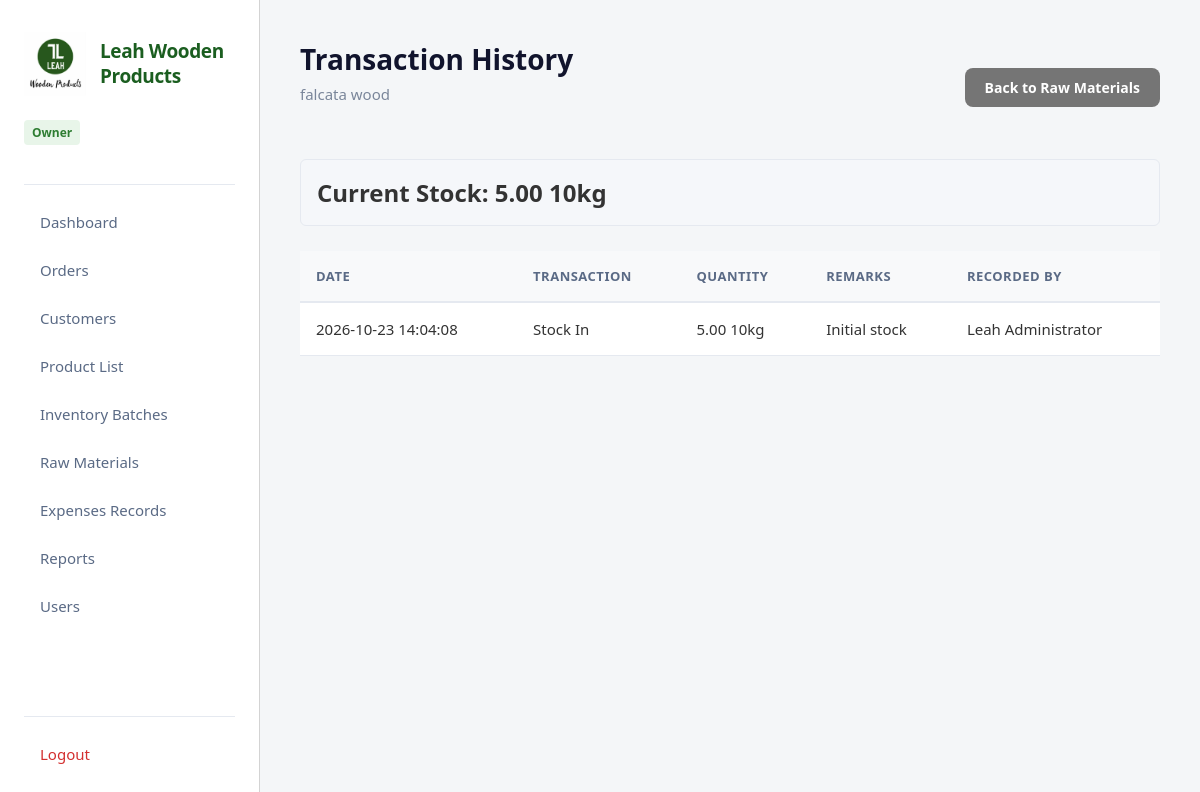
The app's page /raw_materials.php?action=history&id=2 (signed in), older data.
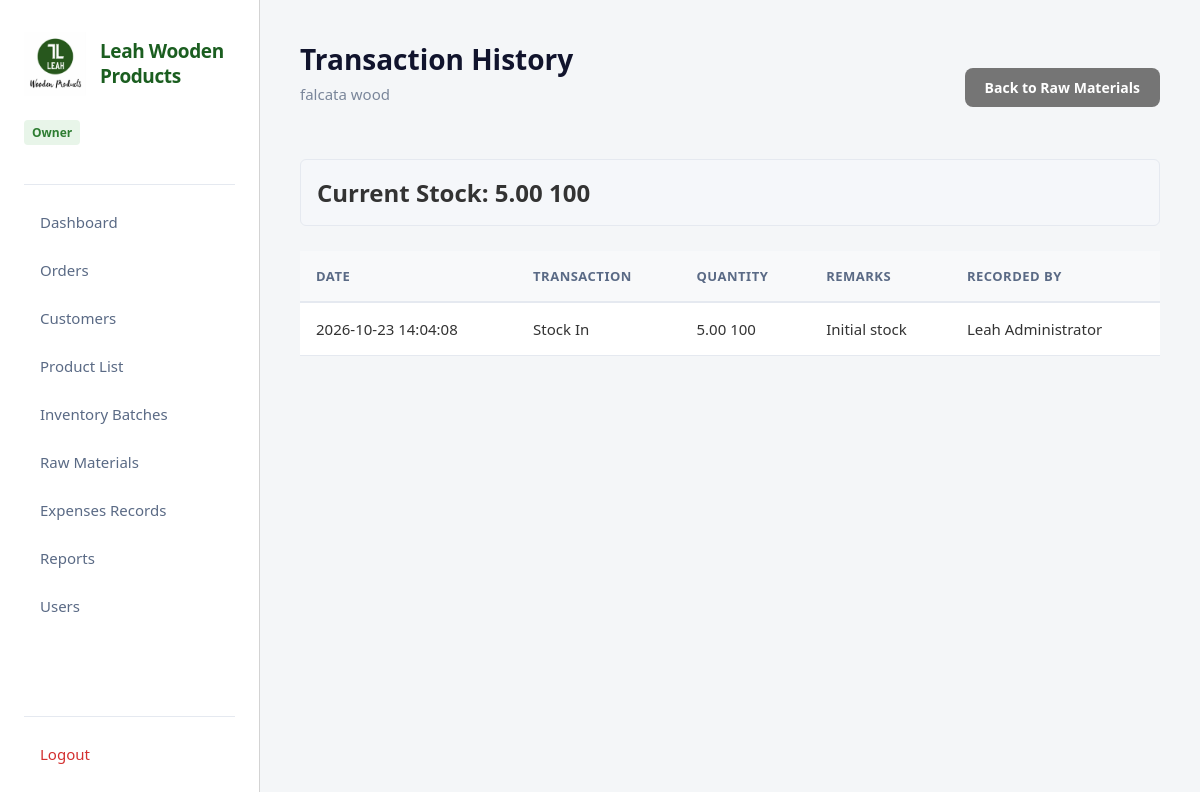
The same page, newer data.
### tables this page shows
CREATE TABLE `raw_materials` (
  `raw_material_id` int(11) NOT NULL,
  `material_name` varchar(150) NOT NULL,
  `description` text DEFAULT NULL,
  `unit` varchar(50) NOT NULL,
  `quantity` decimal(12,2) NOT NULL DEFAULT 0.00,
  `reorder_level` decimal(12,2) NOT NULL DEFAULT 0.00,
  `status` enum('Active','Inactive') NOT NULL DEFAULT 'Active',
  `created_at` datetime NOT NULL DEFAULT current_timestamp(),
  `updated_at` datetime NOT NULL DEFAULT current_timestamp() ON UPDATE current_timestamp()
);

CREATE TABLE `raw_material_transactions` (
  `transaction_id` int(11) NOT NULL,
  `raw_material_id` int(11) NOT NULL,
  `transaction_type` enum('Stock In','Stock Out','Adjustment') NOT NULL,
  `quantity` decimal(12,2) NOT NULL,
  `transaction_date` datetime NOT NULL DEFAULT current_timestamp(),
  `remarks` text DEFAULT NULL,
  `created_by` int(11) DEFAULT NULL
);

CREATE TABLE `users` (
  `user_id` int(11) NOT NULL,
  `role_id` int(11) NOT NULL,
  `full_name` varchar(150) NOT NULL,
  `username` varchar(100) NOT NULL,
  `password` varchar(255) NOT NULL,
  `email` varchar(150) DEFAULT NULL,
  `status` enum('Active','Inactive') DEFAULT 'Active',
  `created_at` datetime DEFAULT current_timestamp(),
  `updated_at` datetime DEFAULT current_timestamp() ON UPDATE current_timestamp()
);

### raw_materials.php (called while the page is built, shortened)
<?php
require_once 'config/database.php';
require_once 'app/controllers/RawMaterialController.php';
$controller = new RawMaterialController();
$controller->handleRequest();

### app/models/RawMaterial.php (called while the page is built, shortened)
<?php
class RawMaterial
{
    private $pdo;
    public function __construct($pdo)
    {
        $this->pdo = $pdo;
    }
    public function getById($id)
    {
        $stmt = $this->pdo->prepare("
            SELECT *
            FROM raw_materials
            WHERE raw_material_id = ?
        ");
        $stmt->execute([$id]);
        return $stmt->fetch(PDO::FETCH_ASSOC);
    }
    public function getTransactions($raw_material_id)
    {
        $stmt = $this->pdo->prepare("
            SELECT
                t.*,
                u.full_name AS created_by_name
            FROM raw_material_transactions t
            LEFT JOIN users u
                ON t.created_by = u.user_id
            WHERE t.raw_material_id = ?
            ORDER BY t.transaction_date DESC
        ");
        $stmt->execute([$raw_material_id]);
        return $stmt->fetchAll(PDO::FETCH_ASSOC);
    }
}

### app/views/raw_materials/history.php (the view)
<?php include 'app/views/layouts/header.php'; ?>
<div class="container">
    <?php include 'app/views/layouts/sidebar.php'; ?>
    <div class="content">
        <div
            style="
                display:flex;
                justify-content:space-between;
                align-items:center;
                gap:20px;
                margin-bottom:25px;
            "
        >
            <div>
                <h1>Transaction History</h1>
                <p>
                    <?= htmlspecialchars($rawMaterial['material_name']); ?>
                </p>
            </div>
            <a
                href="raw_materials.php"
                class="btn"
                style="background:#757575;"
            >
                Back to Raw Materials
            </a>
        </div>
        <div
            style="
                background:#F5F7FA;
                border:1px solid #E5E9F0;
                border-radius:6px;
                padding:16px;
                margin-bottom:25px;
            "
        >
            <h2 style="margin:0;">
                Current Stock:
                <?= htmlspecialchars(
                    $rawMaterial['quantity']
                ); ?>
                <?= htmlspecialchars(
                    $rawMaterial['unit']
                ); ?>
            </h2>
        </div>
        <table>
            <thead>
                <tr>
                    <th>Date</th>
                    <th>Transaction</th>
                    <th>Quantity</th>
                    <th>Remarks</th>
                    <th>Recorded By</th>
                </tr>
            </thead>
            <tbody>
                <?php if (empty($transactions)): ?>
                    <tr>
                        <td
                            colspan="5"
                            style="text-align:center;"
                        >
                            No transactions found.
                        </td>
                    </tr>
                <?php else: ?>
                    <?php foreach ($transactions as $transaction): ?>
                        <tr>
                            <td>
                                <?= htmlspecialchars(
                                    $transaction['transaction_date']
                                ); ?>
                            </td>
                            <td>
                                <?= htmlspecialchars(
                                    $transaction['transaction_type']
                                ); ?>
                            </td>
                            <td>
                                <?= htmlspecialchars(
                                    $transaction['quantity']
                                ); ?>
                                <?= htmlspecialchars(
                                    $rawMaterial['unit']
                                ); ?>
                            </td>
                            <td>
                                <?= htmlspecialchars(
                                    $transaction['remarks'] ?? ''
                                ); ?>
                            </td>
                            <td>
                                <?= htmlspecialchars(
                                    $transaction['created_by_name']
                                    ?? 'Unknown'
                                ); ?>
                            </td>
                        </tr>
                    <?php endforeach; ?>
                <?php endif; ?>
            </tbody>
        </table>
    </div>
</div>
<?php include 'app/views/layouts/footer.php'; ?>

Row changes from the older to the newer data that the page shows:
changed raw_materials "falcata wood": unit "10kg" → "100"
changed through a linked row, raw_material_transactions "Stock In": raw_material.unit "10kg" → "100"
